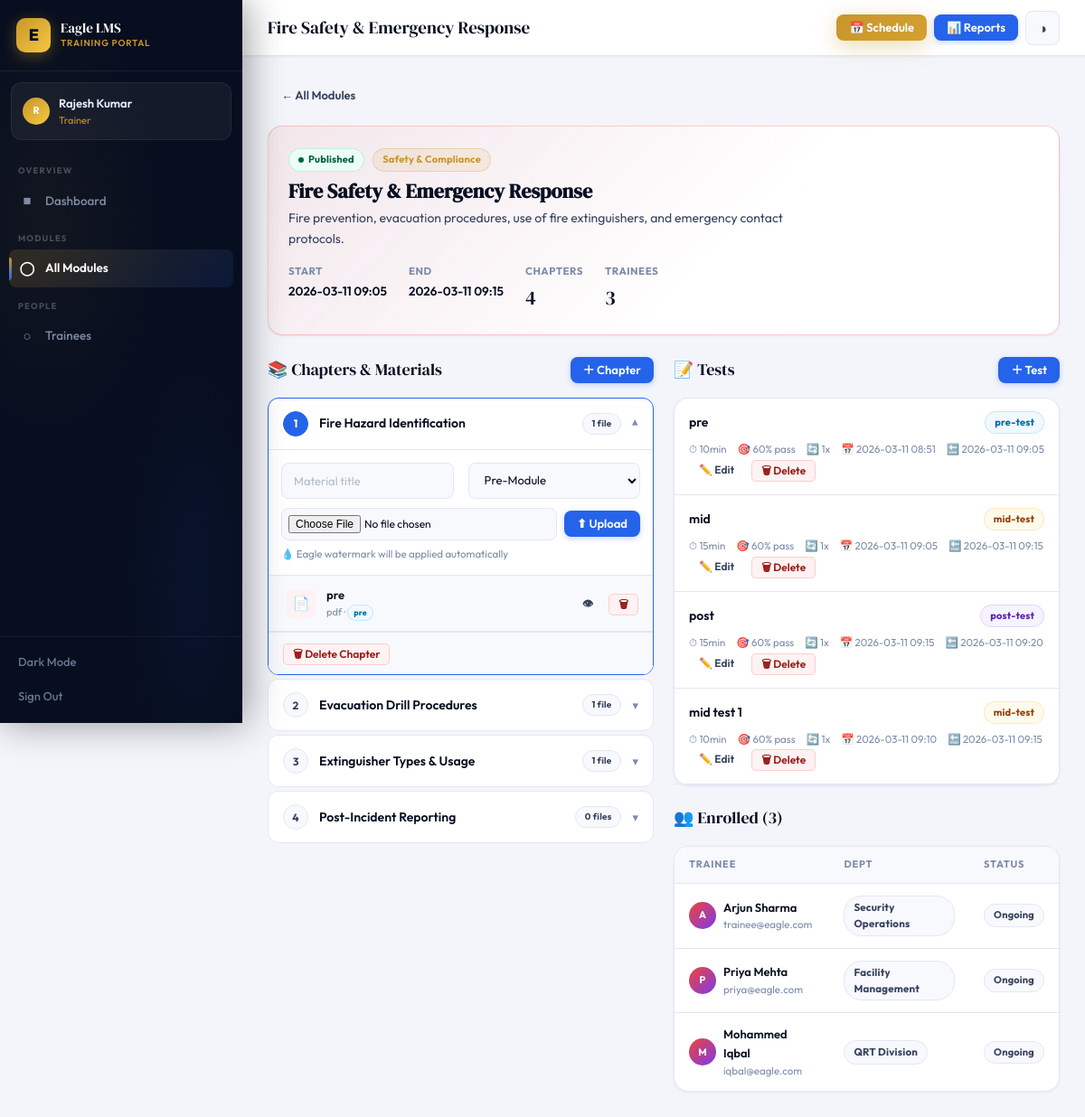
The app's page /trainer/module/2 (signed in), older data.
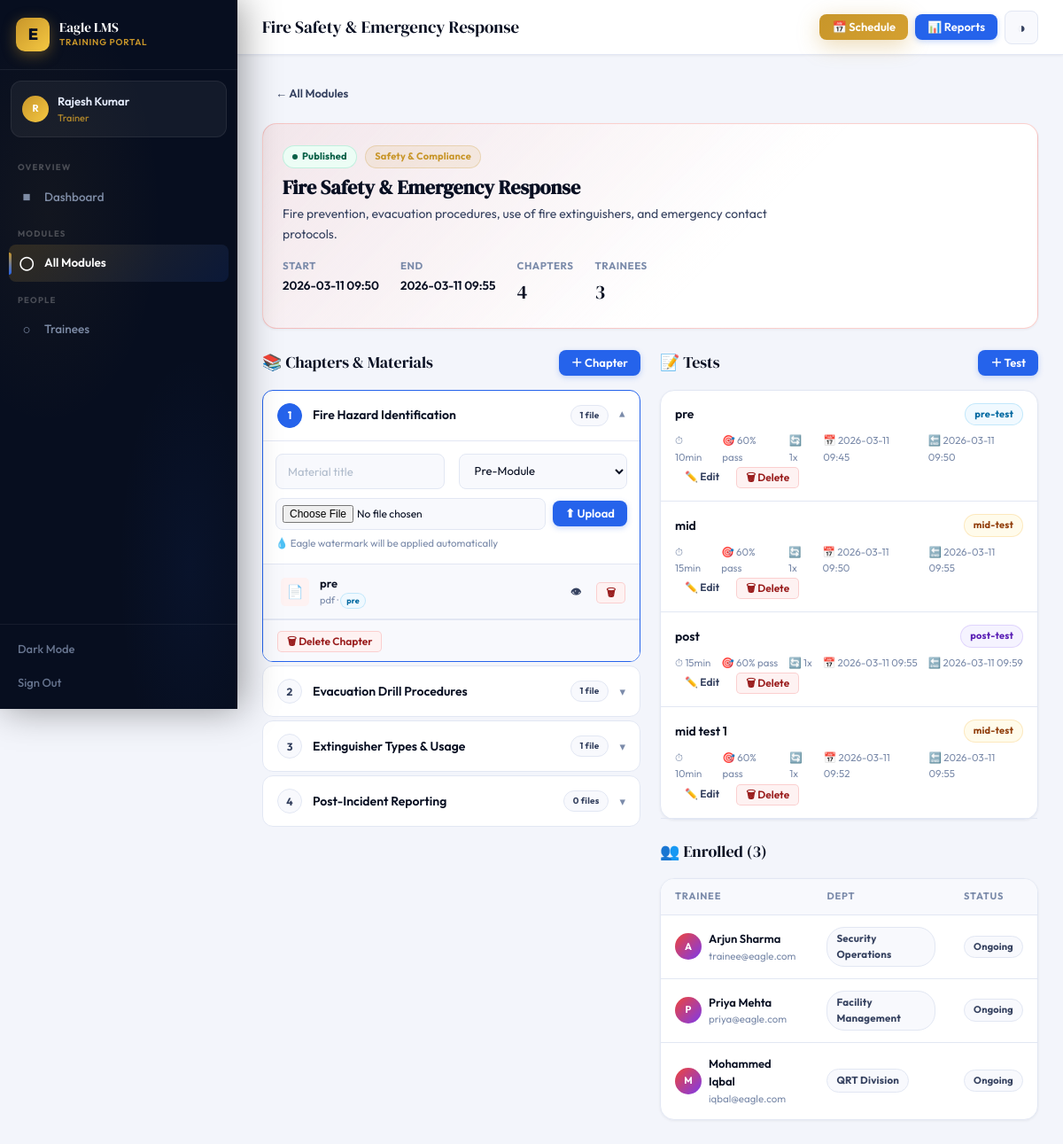
The same page, newer data.
### tables this page shows
CREATE TABLE modules(
            id INTEGER PRIMARY KEY AUTOINCREMENT,
            title TEXT NOT NULL, description TEXT, category TEXT,
            trainer_id INTEGER, start_datetime TIMESTAMP, end_datetime TIMESTAMP,
            status TEXT DEFAULT 'draft', is_default BOOLEAN DEFAULT 0,
            color TEXT DEFAULT '#3B5BDB',
            created_at TIMESTAMP DEFAULT CURRENT_TIMESTAMP,
            FOREIGN KEY(trainer_id) REFERENCES users(id));

CREATE TABLE chapters(
            id INTEGER PRIMARY KEY AUTOINCREMENT,
            module_id INTEGER NOT NULL, title TEXT NOT NULL,
            order_num INTEGER DEFAULT 0,
            FOREIGN KEY(module_id) REFERENCES modules(id));

CREATE TABLE materials(
            id INTEGER PRIMARY KEY AUTOINCREMENT,
            module_id INTEGER, chapter_id INTEGER,
            title TEXT NOT NULL, file_path TEXT, watermarked_path TEXT,
            file_type TEXT, release_phase TEXT DEFAULT 'pre',
            order_num INTEGER DEFAULT 0,
            created_at TIMESTAMP DEFAULT CURRENT_TIMESTAMP,
            FOREIGN KEY(module_id) REFERENCES modules(id));

CREATE TABLE tests(
            id INTEGER PRIMARY KEY AUTOINCREMENT,
            module_id INTEGER, title TEXT NOT NULL,
            test_type TEXT NOT NULL,
            duration_minutes INTEGER DEFAULT 30,
            start_datetime TIMESTAMP, end_datetime TIMESTAMP,
            passing_marks INTEGER DEFAULT 60, max_attempts INTEGER DEFAULT 1,
            created_at TIMESTAMP DEFAULT CURRENT_TIMESTAMP,
            FOREIGN KEY(module_id) REFERENCES modules(id));

CREATE TABLE enrollments(
            id INTEGER PRIMARY KEY AUTOINCREMENT,
            module_id INTEGER, trainee_id INTEGER,
            enrolled_at TIMESTAMP DEFAULT CURRENT_TIMESTAMP,
            completed BOOLEAN DEFAULT 0,
            FOREIGN KEY(module_id) REFERENCES modules(id),
            FOREIGN KEY(trainee_id) REFERENCES users(id),
            UNIQUE(module_id,trainee_id));

CREATE TABLE users(
            id INTEGER PRIMARY KEY AUTOINCREMENT,
            name TEXT NOT NULL, email TEXT UNIQUE NOT NULL,
            password TEXT NOT NULL, role TEXT NOT NULL DEFAULT 'trainee',
            phone TEXT, department TEXT,
            created_at TIMESTAMP DEFAULT CURRENT_TIMESTAMP, profile_pic TEXT);

### app.py (the view)
@app.route('/trainer/module/<int:module_id>')
@trainer_required
def trainer_module_detail(module_id):
    db=get_db()
    module=db.execute('SELECT * FROM modules WHERE id=?',(module_id,)).fetchone()
    if not module: abort(404)
    chapters=db.execute('SELECT * FROM chapters WHERE module_id=? ORDER BY order_num',(module_id,)).fetchall()
    materials=db.execute('SELECT * FROM materials WHERE module_id=? ORDER BY chapter_id,order_num',(module_id,)).fetchall()
    tests=db.execute('SELECT * FROM tests WHERE module_id=? ORDER BY created_at',(module_id,)).fetchall()
    enrollments=db.execute('''SELECT u.name,u.email,u.department,e.enrolled_at,e.completed,e.trainee_id
        FROM enrollments e JOIN users u ON e.trainee_id=u.id WHERE e.module_id=?''',(module_id,)).fetchall()
    mat_by_chapter={}
    for mat in materials:
        cid=mat['chapter_id'] or 0
        mat_by_chapter.setdefault(cid,[]).append(dict(mat))
    return render_template('trainer_module_detail.html',module=module,chapters=chapters,
        materials=materials,mat_by_chapter=mat_by_chapter,tests=tests,enrollments=enrollments)

### app.py (called while the page is built)
def get_db():
    db = sqlite3.connect(os.path.join(BASE_DIR, 'lms.db'))
    db.row_factory = sqlite3.Row
    return db

def trainer_required(f):
    @wraps(f)
    def d(*a,**kw):
        if 'user_id' not in session or session.get('role')!='trainer': return redirect(url_for('login'))
        return f(*a,**kw)
    return d

@app.context_processor
def inject_globals():
    nc = 0
    if 'user_id' in session:
        nc = get_db().execute('SELECT COUNT(*) as c FROM notifications WHERE user_id=? AND is_read=0',(session['user_id'],)).fetchone()['c']
    return dict(COMPANY=COMPANY, notif_count=nc)

### templates/trainer_module_detail.html (shortened to what this page needs)
{% extends 'base.html' %}
{% block page_title %}{{ module.title }}{% endblock %}
{% block topbar_actions %}
<button onclick="openSchedule({{ module.id }},'{{ module.title|e }}','{{ module.start_datetime[:16] if module.start_datetime else '' }}','{{ module.end_datetime[:16] if module.end_datetime else '' }}','{{ module.status }}','{{ module.color or '#3B5BDB' }}')" class="btn btn-gold btn-sm">📅 Schedule</button>
<a href="{{ url_for('module_reports', module_id=module.id) }}" class="btn btn-primary btn-sm">📊 Reports</a>
{% endblock %}
{% block content %}
<div style="margin-bottom:18px">
  <a href="{{ url_for('trainer_modules') }}" class="btn btn-ghost btn-sm">← All Modules</a>
</div>
<div class="card card-p anim-up mb-6" style="background:linear-gradient(135deg,{{ module.color or '#2563EB' }}15 0%,var(--card) 60%);border-color:{{ module.color or '#2563EB' }}40">
  <div class="flex justify-b items-c gap-4" style="flex-wrap:wrap">
    <div>
      <div style="margin-bottom:8px">
        {% if module.status=='published' %}<span class="badge b-green badge-dot">Published</span>{% else %}<span class="badge b-neutral">Draft</span>{% endif %}
        <span class="badge b-gold" style="margin-left:6px">{{ module.category or 'General' }}</span>
      </div>
      <h2 style="font-family:'DM Serif Display',serif;font-size:22px;margin-bottom:6px">{{ module.title }}</h2>
      <p class="t-secondary" style="font-size:14px;max-width:580px">{{ module.description or 'No description.' }}</p>
    </div>
    <div class="flex gap-6 anim-r d2" style="flex-shrink:0">
      <div><div class="t-xs t-muted fw-700" style="letter-spacing:.5px;text-transform:uppercase;margin-bottom:3px">Start</div><div style="font-size:13.5px;font-weight:600">{{ module.start_datetime[:16].replace('T',' ') if module.start_datetime else 'Not set' }}</div></div>
      <div><div class="t-xs t-muted fw-700" style="letter-spacing:.5px;text-transform:uppercase;margin-bottom:3px">End</div><div style="font-size:13.5px;font-weight:600">{{ module.end_datetime[:16].replace('T',' ') if module.end_datetime else 'Not set' }}</div></div>
      <div><div class="t-xs t-muted fw-700" style="letter-spacing:.5px;text-transform:uppercase;margin-bottom:3px">Chapters</div><div style="font-family:'DM Serif Display',serif;font-size:22px">{{ chapters|length }}</div></div>
      <div><div class="t-xs t-muted fw-700" style="letter-spacing:.5px;text-transform:uppercase;margin-bottom:3px">Trainees</div><div style="font-family:'DM Serif Display',serif;font-size:22px">{{ enrollments|length }}</div></div>
    </div>
  </div>
</div>
<div style="display:grid;grid-template-columns:1fr 1fr;gap:22px">
  <div class="anim-up d1">
    <div class="sh mb-4">
      <div class="sh-title">📚 Chapters & Materials</div>
      <button onclick="document.getElementById('add-ch-modal').classList.add('open')" class="btn btn-primary btn-sm">＋ Chapter</button>
    </div>
    <div class="chapter-list" id="ch-list">
      {% if chapters %}
        {% for ch in chapters %}
        {% set ch_mats = mat_by_chapter.get(ch.id, []) %}
        <div class="chapter-item" id="chi-{{ ch.id }}">
          <div class="ch-header" onclick="toggleChapter('{{ ch.id }}')">
            <div class="ch-num">{{ loop.index }}</div>
            <div class="ch-title">{{ ch.title }}</div>
            <span class="badge b-neutral t-xs" style="font-size:10px">{{ ch_mats|length }} file{{ 's' if ch_mats|length != 1 }}</span>
            <span class="ch-chevron" id="chev-{{ ch.id }}">▾</span>
          </div>
          <div class="ch-body" id="chb-{{ ch.id }}">
            <form method="POST" action="{{ url_for('upload_material', module_id=module.id) }}" enctype="multipart/form-data" style="padding:14px;border-bottom:1px solid var(--border);background:var(--card)">
              <div class="g2" style="margin-bottom:10px">
                <input type="text" name="title" class="form-input" placeholder="Material title" style="font-size:13px" required>
                <select name="phase" class="form-select" style="font-size:13px">
                  <option value="pre">Pre-Module</option>
                </select>
              </div>
              <div class="flex gap-2 items-c">
                <input type="file" name="file" class="form-input" accept=".pdf,.ppt,.pptx,.mp4,.mov,.avi,.mkv,.webm" style="font-size:12px;padding:7px;flex:1" required>
                <button type="submit" class="btn btn-primary btn-sm" style="flex-shrink:0">⬆ Upload</button>
              </div>
              <div class="t-xs t-muted" style="margin-top:6px">💧 Eagle watermark will be applied automatically</div>
            </form>
            {% for mat in ch_mats %}
            <div class="mat-row">
              <div class="mat-ico" style="background:{% if mat.file_type=='video' %}var(--violet-bg){% elif mat.file_type=='pdf' %}var(--red-bg){% else %}var(--sky-bg){% endif %}">
                {% if mat.file_type=='video' %}🎬{% elif mat.file_type=='pdf' %}📄{% elif mat.file_type=='ppt' %}📊{% else %}📎{% endif %}
              </div>
              <div class="mat-info">
                <div class="mat-title">{{ mat.title }}</div>
                <div class="mat-sub">{{ mat.file_type }} · <span class="badge {% if mat.release_phase=='pre' %}b-sky{% elif mat.release_phase=='live' %}b-green{% else %}b-violet{% endif %}" style="font-size:9px;padding:1px 6px">{{ mat.release_phase }}</span></div>
              </div>
              <div class="mat-actions">
                <a href="{{ url_for('serve_file', filename=mat.file_path) }}" target="_blank" class="btn btn-ghost btn-xs">👁</a>
                <form method="POST" action="{{ url_for('delete_material', module_id=module.id, mat_id=mat.id) }}" onsubmit="return confirm('Delete this material?')">
                  <button type="submit" class="btn btn-danger btn-xs">🗑</button>
                </form>
              </div>
            </div>
            {% else %}
            <div style="padding:16px;text-align:center;color:var(--t3);font-size:13px">No materials uploaded yet</div>
            {% endfor %}
            <div style="padding:10px 16px;background:var(--card2);border-top:1px solid var(--border)">
              <form method="POST" action="{{ url_for('delete_chapter', module_id=module.id, chapter_id=ch.id) }}" onsubmit="return confirm('Delete chapter and all its materials?')">
                <button type="submit" class="btn btn-danger btn-xs">🗑 Delete Chapter</button>
              </form>
            </div>
          </div>
        </div>
        {% endfor %}
      {% endif %}
    </div>
  </div>
  <div>
    <div class="anim-r d2" style="margin-bottom:22px">
      <div class="sh mb-4">
        <div class="sh-title">📝 Tests</div>
        <a href="{{ url_for('create_test', module_id=module.id) }}" class="btn btn-primary btn-sm">＋ Test</a>
      </div>
      <div class="card">
        {% if tests %}
        {% for test in tests %}
        <div style="padding:14px 16px;border-bottom:1px solid var(--border)">
          <div class="flex justify-b items-c mb-2">
            <div style="font-weight:600;font-size:14px">{{ test.title }}</div>
            <span class="badge {% if test.test_type=='pre' %}b-sky{% elif test.test_type=='post' %}b-violet{% else %}b-amber{% endif %}">{{ test.test_type }}-test</span>
          </div>
          <div class="flex gap-3 t-xs t-muted mb-3">
            <span>⏱ {{ test.duration_minutes }}min</span>
            <span>🎯 {{ test.passing_marks }}% pass</span>
            <span>🔄 {{ test.max_attempts }}x</span>
            {% if test.start_datetime %}<span>📅 {{ test.start_datetime[:16].replace('T',' ') }}</span>{% endif %}
            {% if test.end_datetime %}<span>🔚 {{ test.end_datetime[:16].replace('T',' ') }}</span>{% endif %}
          </div>
          <div class="flex gap-2">
            <a href="{{ url_for('edit_test', module_id=module.id, test_id=test.id) }}" class="btn btn-ghost btn-xs">✏️ Edit</a>
            <form method="POST" action="{{ url_for('delete_test', module_id=module.id, test_id=test.id) }}" onsubmit="return confirm('Delete this test and all its attempts?')">
              <button type="submit" class="btn btn-danger btn-xs">🗑 Delete</button>
            </form>
          </div>
        </div>
        {% endfor %}
        {% else %}
        <div style="padding:32px;text-align:center;color:var(--t3)"><div style="font-size:28px;margin-bottom:8px">📝</div><div class="t-sm">No tests yet.<br><a href="{{ url_for('create_test', module_id=module.id) }}" style="color:var(--acc)">Create a test →</a></div></div>
        {% endif %}
      </div>
    </div>
    <div class="anim-r d3">
      <div class="sh mb-4">
        <div class="sh-title">👥 Enrolled ({{ enrollments|length }})</div>
      </div>
      <div class="card tbl-wrap">
        {% if enrollments %}
        <table>
          <thead><tr><th>Trainee</th><th>Dept</th><th>Status</th></tr></thead>
          <tbody>
            {% for e in enrollments %}
            <tr>
              <td>
                <div class="flex items-c gap-2">
                  <div class="ava ava-sm" style="background:linear-gradient(135deg,{{ module.color or '#2563EB' }},#7C3AED)">{{ e.name[0].upper() }}</div>
                  <div><div style="font-weight:600;font-size:13px">{{ e.name }}</div><div class="t-xs t-muted">{{ e.email }}</div></div>
                </div>
              </td>
              <td><span class="badge b-neutral t-xs">{{ e.department or '—' }}</span></td>
              <td>{% if e.completed %}<span class="badge b-green badge-dot">Done</span>{% else %}<span class="badge b-neutral">Ongoing</span>{% endif %}</td>
            </tr>
            {% endfor %}
          </tbody>
        </table>
        {% else %}
        <div style="padding:24px;text-align:center;color:var(--t3);font-size:13px">No trainees enrolled.</div>
        {% endif %}
      </div>
    </div>
  </div>
</div>
{% endblock %}

### templates/base.html (shortened to what this page needs)
<!DOCTYPE html>
<html lang="en" data-theme="light">
<head>
<link rel="stylesheet" href="{{ url_for('static', filename='css/main.css') }}">
</head>
<body>
<div class="app-wrap">
  <aside class="sidebar" id="sidebar">
    <div class="sb-brand">
      <div class="sb-logo" style="font-size:18px;font-weight:800;letter-spacing:-1px">E</div>
      <div>
        <div class="sb-title">Eagle LMS</div>
        <div class="sb-sub">Training Portal</div>
      </div>
    </div>
    <div class="sb-user" style="position:relative">
      <div class="ava ava-sm ava-gold">{{ session.name[0].upper() }}</div>
      <div style="overflow:hidden;flex:1">
        <div class="sb-uname">{{ session.name }}</div>
        <div class="sb-urole">{{ session.role }}</div>
      </div>
    </div>
    <nav class="sb-nav">
      {% if session.role == 'trainer' %}
        <div class="sb-group">Overview</div>
        <a href="{{ url_for('trainer_dashboard') }}" class="sb-link {% if request.endpoint=='trainer_dashboard' %}active{% endif %}">
          <span class="sb-icon">&#9632;</span> Dashboard
        </a>
        <div class="sb-group">Modules</div>
        <a href="{{ url_for('trainer_modules') }}" class="sb-link {% if request.endpoint in ['trainer_modules','trainer_module_detail','edit_module'] %}active{% endif %}">
          <span class="sb-icon">&#9711;</span> All Modules
        </a>
        <div class="sb-group">People</div>
        <a href="{{ url_for('trainer_trainees') }}" class="sb-link {% if request.endpoint=='trainer_trainees' %}active{% endif %}">
          <span class="sb-icon">&#9675;</span> Trainees
        </a>
      {% endif %}
    </nav>
    <div class="sb-bottom">
      <button class="sb-action" onclick="toggleTheme()" id="sb-theme">Dark Mode</button>
      <a href="{{ url_for('logout') }}" class="sb-action danger">Sign Out</a>
    </div>
  </aside>
  <div class="main" id="main">
    <header class="topbar">
      <div class="tb-title">{% block page_title %}{% endblock %}</div>
      <div class="tb-actions">
        {% block topbar_actions %}{% endblock %}
        <button class="theme-btn" onclick="toggleTheme()" id="theme-btn" title="Toggle theme">&#9680;</button>
      </div>
    </header>
    <div class="page">
      {% block content %}{% endblock %}
    </div>
  </div>
</div>
</body>
</html>

Row changes from the older to the newer data that the page shows:
changed modules "Fire Safety & Emergency Response": start_datetime "2026-03-11 09:05" → "2026-03-11 09:50"; end_datetime "2026-03-11 09:15" → "2026-03-11 09:55"
changed tests "pre": start_datetime "2026-03-11 08:51" → "2026-03-11 09:45"; end_datetime "2026-03-11 09:05" → "2026-03-11 09:50"
changed tests (number 2 of 4 on the later page): start_datetime "2026-03-11 09:05" → "2026-03-11 09:50"; end_datetime "2026-03-11 09:15" → "2026-03-11 09:55"
changed tests "post": start_datetime "2026-03-11 09:15" → "2026-03-11 09:55"; end_datetime "2026-03-11 09:20" → "2026-03-11 09:59"
changed tests "mid test 1": start_datetime "2026-03-11 09:10" → "2026-03-11 09:52"; end_datetime "2026-03-11 09:15" → "2026-03-11 09:55"
